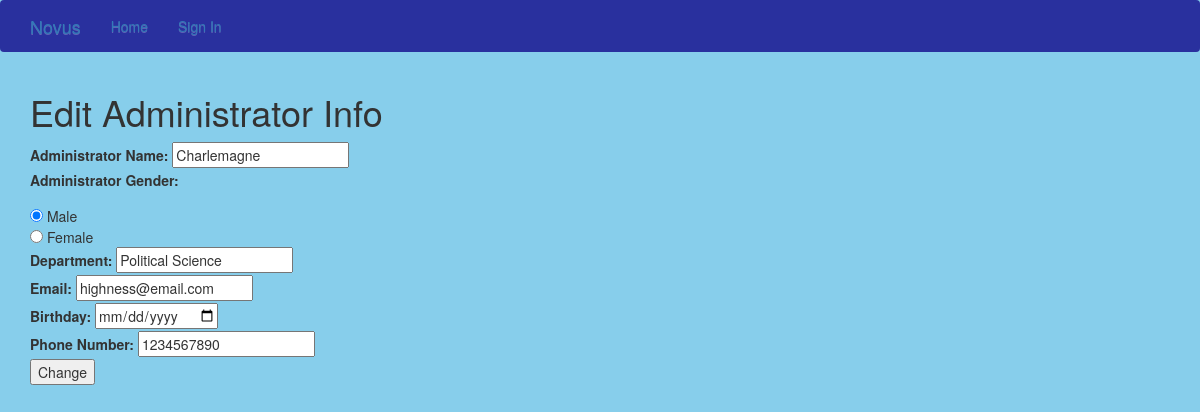
Before: /edit/Administrator/1 with the older database file.
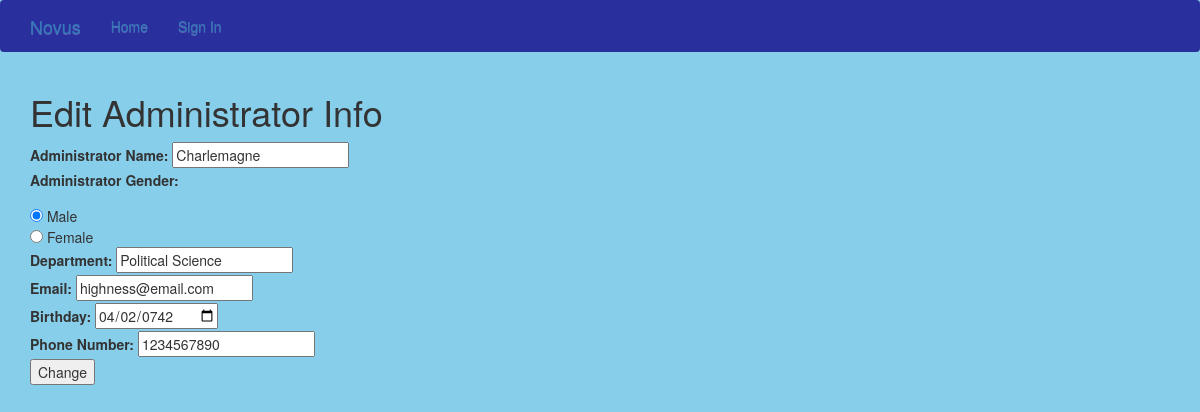
After: the same page with the newer database file.
### models.py (models this page shows)
class User(db.Model, UserMixin):
    __tablename__="users"
    id = db.Column(db.Integer, primary_key=True)
    name = db.Column(db.String(120), index=True, unique=False)
    gender = db.Column(db.String(6), index=True)
    email = db.Column(db.String(120), index=True)
    phone = db.Column(db.String(120), index=True)
    birthday = db.Column(db.String(120), index=True)
    active = db.Column(db.Boolean())
    roles = relationship("Role", secondary="user_roles")
    password = db.Column(db.String(128))

### app.py (the view, shortened to what this page needs)
@app.route('/edit/<type>/<int:id>', methods=['GET', 'POST'])
def edit(type, id):
    if type == "Student":
        student = Student.query.get(id)
        if request.method == 'POST':
            student.name = request.form.get('student_name')
            student.gender = request.form['student_gender']
            student.year = request.form.get('student_year')
            student.email = str(request.form.get('student_email'))
            student.birthday = str(request.form.get('student_birthday'))
            student.major = request.form.get('student_major')
            student.phone = str(request.form.get('student_phone'))
            db.session.add(student)
            db.session.commit()
            return redirect(url_for('index', type='Student', id=id))
        return render_template('student_edit.html', student=student)
    elif type == "Administrator":
        admin = Administrator.query.get(id)
        return render_template('admin_edit.html', admin=admin)
    else:
        return render_template('error.html')

### templates/admin_edit.html
{% extends 'layout.html' %}
{% block app_content %}
  <h1>Edit Administrator Info</h1>
  <form action="" method="POST">
    <div>
    	<label> Administrator Name: </label>
    	<input type="text" name="admin_name" value="{{admin.name}}">
    </div>
    <div>
    	<p><label> Administrator Gender: </label></p>
      <input type="radio" name="admin_gender" id="male" value="Male" checked> Male<br>
      <input type="radio" name="admin_gender" id="female" value="Female"> Female<br>
    </div>
    <div>
      <label> Department: </label>
      <input type=text name="admin_department" value="{{admin.department}}">
    </div>
    <div>
      <label> Email: </label>
      <input type="email" name="admin_email" value="{{admin.email}}">
    </div>
    <div>
      <label> Birthday: </label>
      <input type="date" id="birthday" name="admin_birthday" value="{{admin.birthday}}">
    </div>
    <div>
      <label> Phone Number: </label>
      <input type="tel" name="admin_phone" value="{{admin.phone}}">
    </div>
  	<button type="submit"> Change </button>
  </form>
{% endblock %}

Changed rows visible on the page:
changed User "Charlemagne": admin_birthday (not shown) → "04/02/0742"
